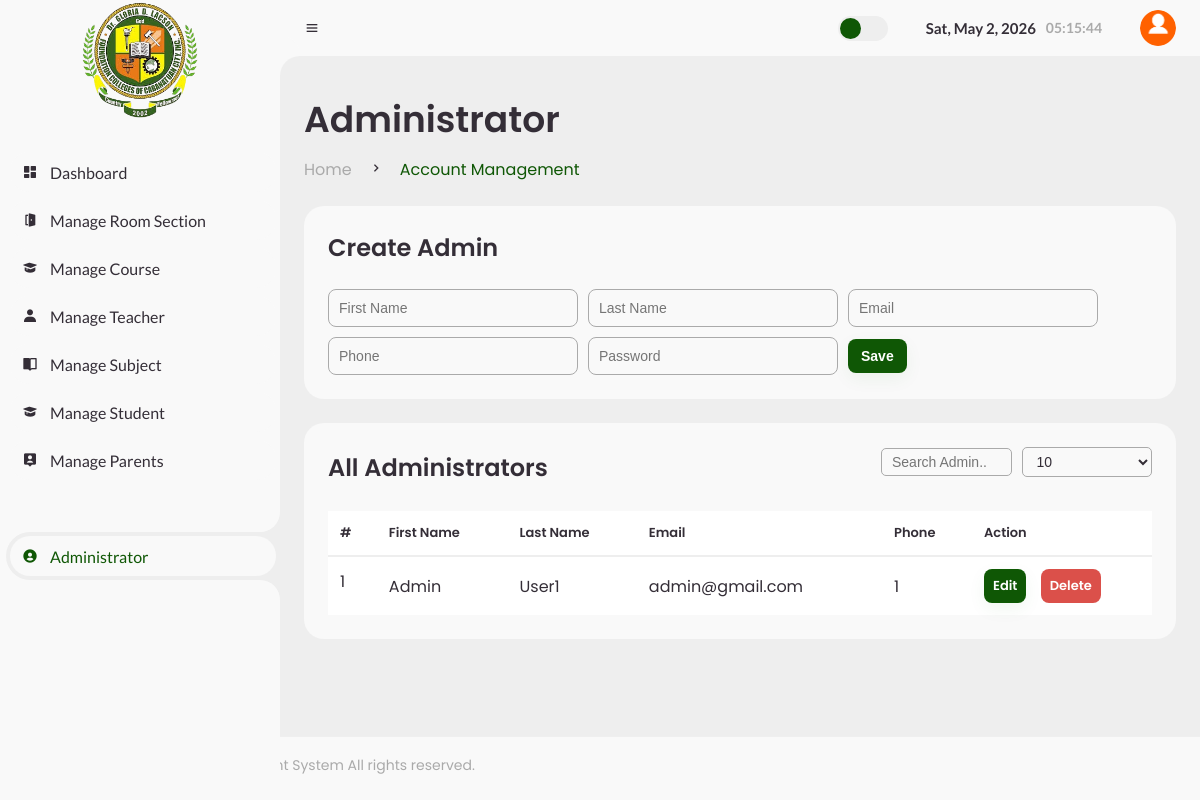
The app's page /Admin/account.php (signed in) with its own data.
### tables this page shows
CREATE TABLE `users` (
  `user_id` int(11) NOT NULL,
  `student_id_number` varchar(20) DEFAULT NULL,
  `username` varchar(50) NOT NULL,
  `password` varchar(255) NOT NULL,
  `role` enum('admin','teacher','student','parent') NOT NULL,
  `first_name` varchar(50) NOT NULL,
  `last_name` varchar(50) NOT NULL,
  `email` varchar(100) DEFAULT NULL,
  `contact_number` varchar(20) DEFAULT NULL,
  `profile_picture` varchar(255) DEFAULT NULL,
  `created_at` timestamp NOT NULL DEFAULT current_timestamp()
);

### Admin/account.php (the view, shortened to what this page needs)
<?php include 'header.php'; ?>
<?php
$search = $_GET['search'] ?? '';
$limit  = isset($_GET['limit']) ? intval($_GET['limit']) : 10;
$limit  = $limit>0 ? $limit : 10;
$page   = isset($_GET['page']) ? intval($_GET['page']) : 1;
$page   = $page>0 ? $page : 1;
$offset = ($page-1)*$limit;
$editRow = null;
$searchSql = "";
$dataQuery = mysqli_query($conn,"SELECT * FROM users WHERE role='admin' $searchSql ORDER BY first_name ASC LIMIT $offset,$limit");
?>
<main>
<div class="head-title">
    <div class="left">
        <h1>Administrator</h1>
        <ul class="breadcrumb">
            <li><a href="#">Home</a></li>
            <li><i class='bx bx-chevron-right'></i></li>
            <li><a class="active">Account Management</a></li>
        </ul>
    </div>
</div>
<div class="table-data">
    <div class="order">
        <div class="head"><h3><?php echo $editRow ? "Update Admin" : "Create Admin"; ?></h3></div>
        <form method="POST" class="form-class">
            <input type="text" name="fname" placeholder="First Name" value="<?php echo $editRow['first_name'] ?? ''; ?>" required>
            <input type="text" name="lname" placeholder="Last Name" value="<?php echo $editRow['last_name'] ?? ''; ?>" required>
            <input type="email" name="email" placeholder="Email" value="<?php echo $editRow['email'] ?? ''; ?>" required>
            <input type="text" name="phone" placeholder="Phone" value="<?php echo $editRow['contact_number'] ?? ''; ?>" required>
            <input type="text" name="password" placeholder="Password <?php echo $editRow?'(leave blank to keep current)':''; ?>" <?php if(!$editRow) echo 'required'; ?>>
            <?php if($editRow){ ?>
                <button type="submit" name="update" class="btn primary">Update</button>
                <a href="account.php" class="btn danger small">Cancel</a>
            <?php } else { ?>
                <button type="submit" name="save" class="btn primary">Save</button>
            <?php } ?>
        </form>
    </div>
</div>
<div class="table-data">
    <div class="order">
        <div class="head flex-between">
            <h3>All Administrators</h3>
            <div class="row-controls">
                <input type="search" id="searchInput" class="search-input" placeholder="Search Admin..." value="<?php echo htmlspecialchars($search); ?>">
                <select id="limitSelect" class="search-input">
                    <?php foreach([5,10,20,50] as $option){ ?>
                        <option value="<?php echo $option; ?>" <?php if($option==$limit) echo 'selected'; ?>><?php echo $option; ?></option>
                    <?php } ?>
                </select>
            </div>
        </div>
        <table>
            <thead>
                <tr>
                    <th>#</th>
                    <th>First Name</th>
                    <th>Last Name</th>
                    <th>Email</th>
                    <th>Phone</th>
                    <th>Action</th>
                </tr>
            </thead>
            <tbody>
                <?php if(mysqli_num_rows($dataQuery)>0){ $sn=$offset+1; while($row=mysqli_fetch_assoc($dataQuery)){ ?>
                    <tr>
                        <td><?php echo $sn++; ?></td>
                        <td><?php echo $row['first_name']; ?></td>
                        <td><?php echo $row['last_name']; ?></td>
                        <td><?php echo $row['email']; ?></td>
                        <td><?php echo $row['contact_number']; ?></td>
                        <td>
                            <a href="account.php?Id=<?php echo $row['user_id']; ?>&action=edit" class="btn small primary">Edit</a>
                            <a href="account.php?Id=<?php echo $row['user_id']; ?>&action=delete" class="btn small danger" onclick="return confirm('Delete this admin?')">Delete</a>
                        </td>
                    </tr>
                <?php } } else { ?>
                    <tr><td colspan="6" class="text-center">No records found</td></tr>
                <?php } ?>
            </tbody>
        </table>
    </div>
</div>
</main>
<?php include 'stms_footer.php'; ?>

### records on screen
users: first_name "Admin", last_name "User1", email "admin@gmail.com", contact_number "1"

### other values on screen
form field value "10"
